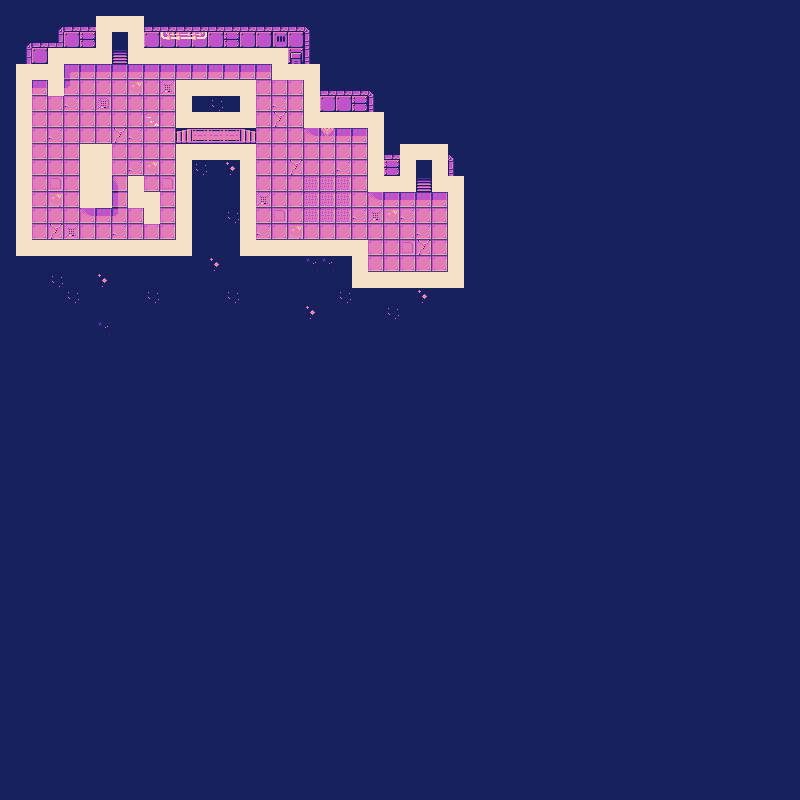

Tiled map render using the project's own tile images. Description and the map definition, with tile-layer contents summarised, below:
An orthogonal 50x50 tile map with 16x16 px tiles, 3 tile layers (map, objects, collision).

<map version="1.10" tiledversion="1.10.2" orientation="orthogonal" renderorder="right-down" width="50" height="50" tilewidth="16" tileheight="16" infinite="0" nextlayerid="4" nextobjectid="1">
 <tileset firstgid="1" source="../../maps/CosmicLilac_Tiles.tsx" />
 <layer id="1" name="map" width="50" height="50">
  <data>[2500 cells, 2500 non-empty, 53 distinct tile ids]</data>
 </layer>
 <layer id="2" name="objects" width="50" height="50">
  <data>[2500 cells, 21 non-empty, 11 distinct tile ids]</data>
 </layer>
 <layer id="3" name="collision" width="50" height="50">
  <data>[2500 cells, 127 non-empty, 1 distinct tile ids]</data>
 </layer>
</map>
